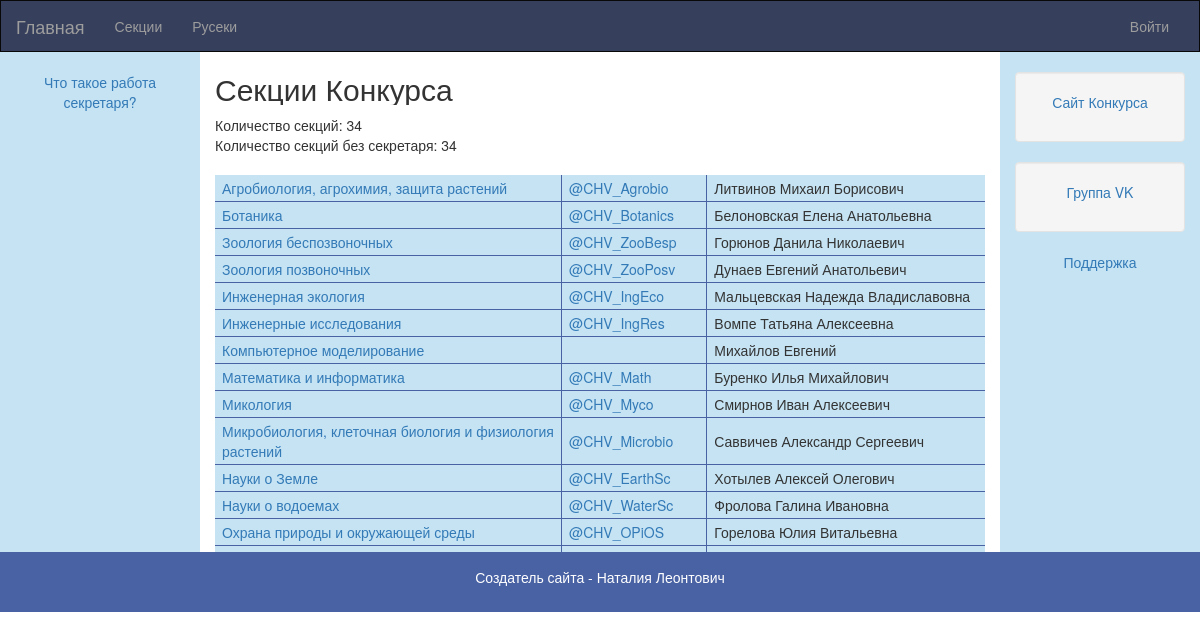
The page /categories on the database its author committed.
### models.py (models this page shows, shortened)
class Categories(db.Model):
    __tablename__ = 'categories'
    cat_id = db.Column('cat_id', db.Integer, primary_key=True)
    year = db.Column('year', db.Integer)
    cat_name = db.Column('cat_name', db.Text)
    short_name = db.Column('short_name', db.Text)
    tg_channel = db.Column('tg_channel', db.Text)

### app.py (the view)
@app.route('/categories')
def categories_list():
    cats_count, cats = categories_info()
    with_secretary = db.session.query(CatSecretaries).count()
    no_secr = cats_count - with_secretary
    renew_session()
    return render_template('categories/categories.html', cats_count=cats_count, categories=cats, no_secr=no_secr)

### app.py (called while the page is built, shortened)
def renew_session():
    return session

def categories_info(cat_id='all'):
    cats_count = 0
    if cat_id == 'all':
        categories = db.session.query(Categories
                                      ).join(CatDirs).join(Directions
                                                           ).join(Contests).order_by(CatDirs.dir_id, CatDirs.contest_id,
                                                                                     Categories.cat_name).all()
        cats = dict()
        for cat in categories:
            cat_id = cat.cat_id
            if cat.year == 2022:
                cats_count += 1
                cats[cat_id] = one_category(cat)
    else:
        category = db.session.query(Categories).filter(Categories.cat_id == cat_id).first()
        cats = one_category(category)
    return cats_count, cats

### templates/categories/categories.html (shortened to what this page needs)
{% extends 'base.html' %}
{% block content %}
<h2>Секции Конкурса</h2>
Количество секций: {{ cats_count }}<br>
Количество секций без секретаря: {{ no_secr }}<br><br>
{% if session['type'] == 'user' or not session['type'] %}
<table frame="void" border="2px" bordercolor="#4962A4">
{% for key in categories %}
    <tr bgcolor="#C5E3F3">
        <td width="45%">
            <a href="/category_page/{{ categories[key]['id'] }}">{{ categories[key]['name'] }}</a>
        </td>
        <td>
            {% if categories[key]['tg_channel'] %}
            <a href="https://t.me/{{ categories[key]['tg_channel'] }}">@{{ categories[key]['tg_channel'] }}</a>
            {% endif %}
        </td>
        <td>
            {{ categories[key]['supervisor'] }}
        </td>
    </tr>
{% endfor %}
</table><br>
{% endif %}
{% endblock %}

### templates/base.html (shortened to what this page needs)
<!DOCTYPE html>
<html lang="en">
<head>
  <link rel="stylesheet" type="text/css" href="/static/css/bootstrap.min.css">
</head>
<body>
<nav class="navbar navbar-inverse dark-blue">
  <div class="container-fluid">
    <div class="navbar-header">
      <a class="navbar-brand active" href="/">Главная</a>
    </div>
    <div class="collapse navbar-collapse" id="myNavbar">
      <ul class="nav navbar-nav">
        <li><a href="/categories">Секции</a></li>
        <li><a href="/supervisors">Русеки</a></li>
      </ul>
      <ul class="nav navbar-nav navbar-right">
        {% if not session['user_id'] %}
        <li>
        <a href="/login">
          Войти</a>
        </li>
        {% endif %}
      </ul>
    </div>
  </div>
</nav>
<div class="container-fluid text-center full-height">
  <div class="row content">
    <div class="col-sm-2 sidenav light-blue">
      <p><a href="/secretary_job">Что такое работа секретаря?</a></p>
    </div>
    <div class="col-sm-8 text-left">
      {% block content %} {% endblock %}
    </div>
    <div class="col-sm-2 sidenav light-blue">
      <div class="well">
        <p><a href="https://vernadsky.info/" target="_blank">Сайт Конкурса</a></p>
      </div>
      <div class="well">
        <p><a href="https://vk.com/vernadsky_org_news" target="_blank">Группа VK</a></p>
      </div>
      <p><a href="mailto:team@vernadsky.info" target="_blank">Поддержка</a></p>
    </div>
  </div>
</div>
  <footer class="container-fluid text-center medium-blue">
  <p>Создатель сайта - Наталия Леонтович</p>
</footer>
</body>
</html>

### templates/base.html (style rules this page uses)
.navbar { margin-bottom: 0; border-radius: 0; }
.row.content { height: 500px }
.sidenav { padding-top: 20px; background-color: #f1f1f1; height: 100%; }
footer { background-color: #555; color: white; padding: 15px; }
.dark-blue { background-color: #363F5C; }
.medium-blue { background-color: #4962A4; }
.light-blue { background-color: #C5E3F3; }
td { padding: 3px 7px; }
.full-height { margin:0; position: relative; height: 100%; overflow: hidden; }

### rows shown on the page
Categories: cat_name "Агробиология, агрохимия, защита растений", tg_channel "CHV_Agrobio"
Categories: cat_name "Ботаника", tg_channel "CHV_Botanics"
Categories: cat_name "Зоология беспозвоночных", tg_channel "CHV_ZooBesp"
Categories: cat_name "Зоология позвоночных", tg_channel "CHV_ZooPosv"
Categories: cat_name "Инженерная экология", tg_channel "CHV_IngEco"
Categories: cat_name "Инженерные исследования", tg_channel "CHV_IngRes"
Categories: cat_name "Компьютерное моделирование"
Categories: cat_name "Математика и информатика", tg_channel "CHV_Math"
Categories: cat_name "Микология", tg_channel "CHV_Myco"
Categories: cat_name "Микробиология, клеточная биология и физиология растений", tg_channel "CHV_Microbio"
Categories: cat_name "Науки о Земле", tg_channel "CHV_EarthSc"
Categories: cat_name "Науки о водоемах", tg_channel "CHV_WaterSc"
Categories: cat_name "Охрана природы и окружающей среды", tg_channel "CHV_OPiOS"

### other values the page prints
{{ cats_count }} "34"
{{ no_secr }} "34"
{{ categories[key]['supervisor'] }} "Литвинов Михаил Борисович" "Белоновская Елена Анатольевна" "Горюнов Данила Николаевич" "Дунаев Евгений Анатольевич" "Мальцевская Надежда Владиславовна" "Вомпе Татьяна Алексеевна" "Михайлов Евгений" "Буренко Илья Михайлович" "Смирнов Иван Алексеевич" "Саввичев Александр Сергеевич" "Хотылев Алексей Олегович" "Фролова Галина Ивановна" "Горелова Юлия Витальевна"
